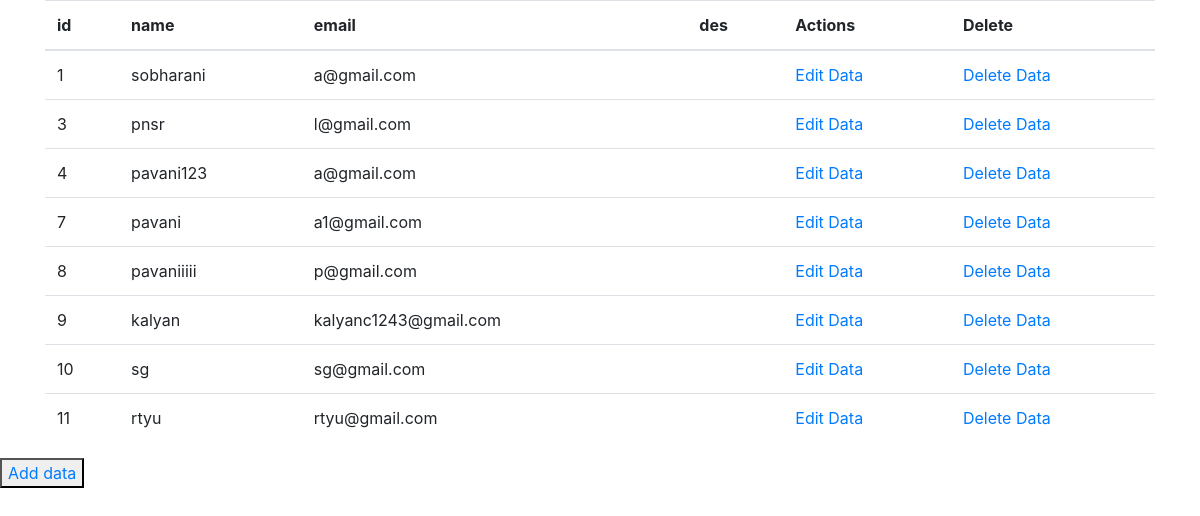
The page /show on the database its author committed.
### db.py (models this page shows)
class Register(Base):
	__tablename__='register'
	id=Column(Integer,primary_key=True)
	name=Column(String(30),nullable=False,unique=False)
	email=Column(String(40),nullable=False,unique=False)
	password=Column(String(40),nullable=False,unique=False)

### main1.py (the view)
@app.route('/show')
def showData():
	register1=session.query(Register).all()
	return render_template('show.html',reg=register1)

### Templates/show.html (shortened to what this page needs)
<!DOCTYPE html>
<html>
<head>
  <link rel="stylesheet" href="https://maxcdn.bootstrapcdn.com/bootstrap/4.3.1/css/bootstrap.min.css">
</head>
<body>
  <div>
  {%if current_user.is_authenticated:%}
  <button><a href="{{url_for('index')}}">Goto index page</a></button>
  {%else%}
    <div class="container">
  <table class="table">
    <thead>
      <tr>
        <th>id</th>
        <th>name</th>
        <th>email</th>
        <th>des</th>
        <th colspan="1">Actions</th>
        <th>Delete</th>
      </tr>
    </thead>
    <tbody>
      {%for i in reg%}
      <tr>
        <td>{{i.id}}</td>
        <td>{{i.name}}</td>
        <td>{{i.email}}</td>
        <td>{{i.des}}</td>
        <td><a href="{{url_for('editData',register_id=i.id)}}">Edit Data</a>
        </td>
        <td><a href="{{url_for('deleteData',register_id=i.id)}}">Delete Data</a></td>
      </tr>
      {%endfor%}
    </tbody>
  </table>
</div>
  {%endif%}
<button><a href="{{url_for('addData')}}">Add data</a></button>
</body>
</html>

### rows shown on the page
Register: id "1", name "sobharani", email "a@gmail.com"
Register: id "3", name "pnsr", email "l@gmail.com"
Register: id "4", name "pavani123", email "a@gmail.com"
Register: id "7", name "pavani", email "a1@gmail.com"
Register: id "8", name "pavaniiiii", email "p@gmail.com"
Register: id "9", name "kalyan", email "kalyanc1243@gmail.com"
Register: id "10", name "sg", email "sg@gmail.com"
Register: id "11", name "rtyu", email "rtyu@gmail.com"
